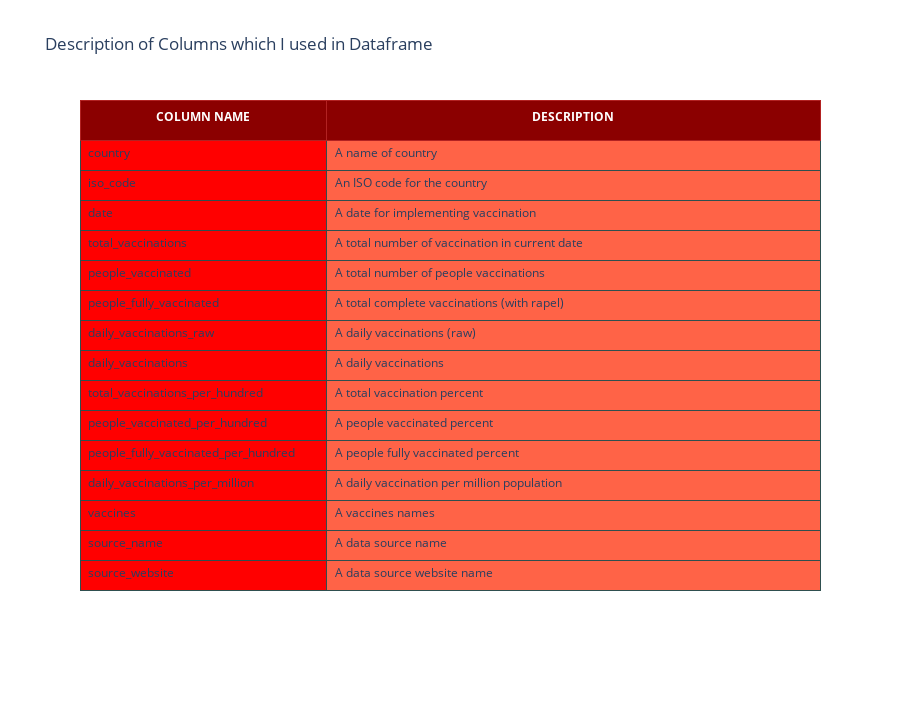

Write notebook code for a chart like this one.
### Markdown cell above
<a id='part2'></a>
## 2. Description of Some Columns which I used in Dataframe

### Code cell
values = [
  ['country', 
   'iso_code', 
   'date',
   'total_vaccinations',
   'people_vaccinated',
   'people_fully_vaccinated',
   'daily_vaccinations_raw',
   'daily_vaccinations',
   'total_vaccinations_per_hundred',
   'people_vaccinated_per_hundred',
   'people_fully_vaccinated_per_hundred',
   'daily_vaccinations_per_million',
   'vaccines',
   'source_name ',
   'source_website',
  ],  #1st col
  ["A name of country", 
   "An ISO code for the country",
   "A date for implementing vaccination",  
   "A total number of vaccination in current date",
   "A total number of people vaccinations",
   "A total complete vaccinations (with rapel)",
   "A daily vaccinations (raw)",
   "A daily vaccinations",
   "A total vaccination percent",
   "A people vaccinated percent",
   "A people fully vaccinated percent",
   "A daily vaccination per million population",
   "A vaccines names",
   "A data source name",
   "A data source website name",
  ] #2nd col
] 

layout = go.Layout(title="Description of Columns which I used in Dataframe", 
                   height=720, 
                   legend=dict(x=1.1, y=1.3)
                  )

fig = go.Figure(data=[go.Table(
  columnwidth = [350,700],
  header = dict(
    values = [['<b>COLUMN NAME</b>'],
              ['<b>DESCRIPTION</b>']
             ],
    line_color='firebrick',
    fill_color='darkred',
    align=['center','center'],
    font=dict(color='white', size=12),
    height=40
  ),
  cells=dict(
    values=values,
    line_color='darkslategray',
    fill=dict(color=['red', 'tomato']),
    align=['left', 'left'],
    font_size=12,
    height=30)
    )
], layout = layout)
pio.write_image(fig, "images/image1.png")
fig.show()

### Figure 1 — Plotly figure (JSON) as saved in the notebook; plotly's stock layout.template omitted (floating-point values rounded to 4 significant figures)
{"data": [{"cells": {"align": ["left", "left"], "fill": {"color": ["red", "tomato"]}, "font": {"size": 12}, "height": 30, "line": {"color": "darkslategray"}, "values": [["country", "iso_code", "date", "total_vaccinations", "people_vaccinated", "people_fully_vaccinated", "daily_vaccinations_raw", "daily_vaccinations", "total_vaccinations_per_hundred", "people_vaccinated_per_hundred", "people_fully_vaccinated_per_hundred", "daily_vaccinations_per_million", "vaccines", "source_name ", "source_website"], ["A name of country", "An ISO code for the country", "A date for implementing vaccination", "A total number of vaccination in current date", "A total number of people vaccinations", "A total complete vaccinations (with rapel)", "A daily vaccinations (raw)", "A daily vaccinations", "A total vaccination percent", "A people vaccinated percent", "A people fully vaccinated percent", "A daily vaccination per million population", "A vaccines names", "A data source name", "A data source website name"]]}, "columnwidth": [350, 700], "header": {"align": ["center", "center"], "fill": {"color": "darkred"}, "font": {"color": "white", "size": 12}, "height": 40, "line": {"color": "firebrick"}, "values": [["<b>COLUMN NAME</b>"], ["<b>DESCRIPTION</b>"]]}, "type": "table"}], "layout": {"height": 720, "legend": {"x": 1.1, "y": 1.3}, "title": {"text": "Description of Columns which I used in Dataframe"}}}
